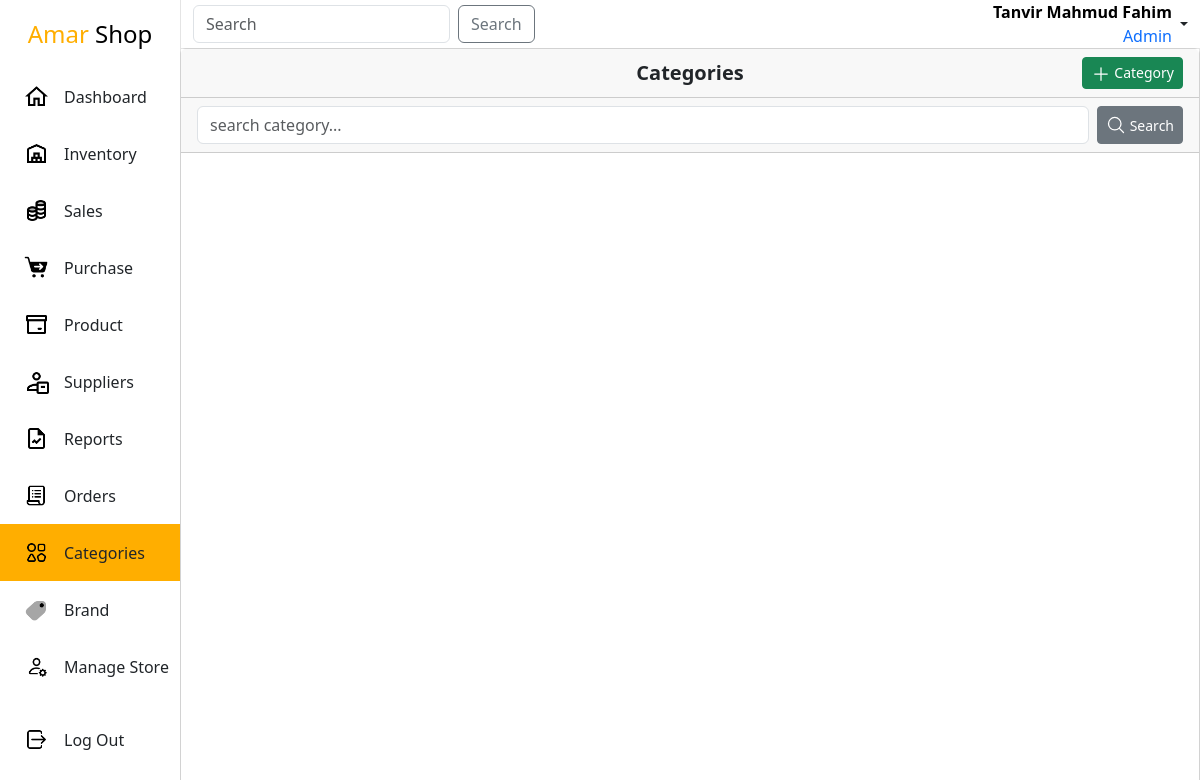
The page /admin-panel/category/ (signed in) on the database as committed earlier.
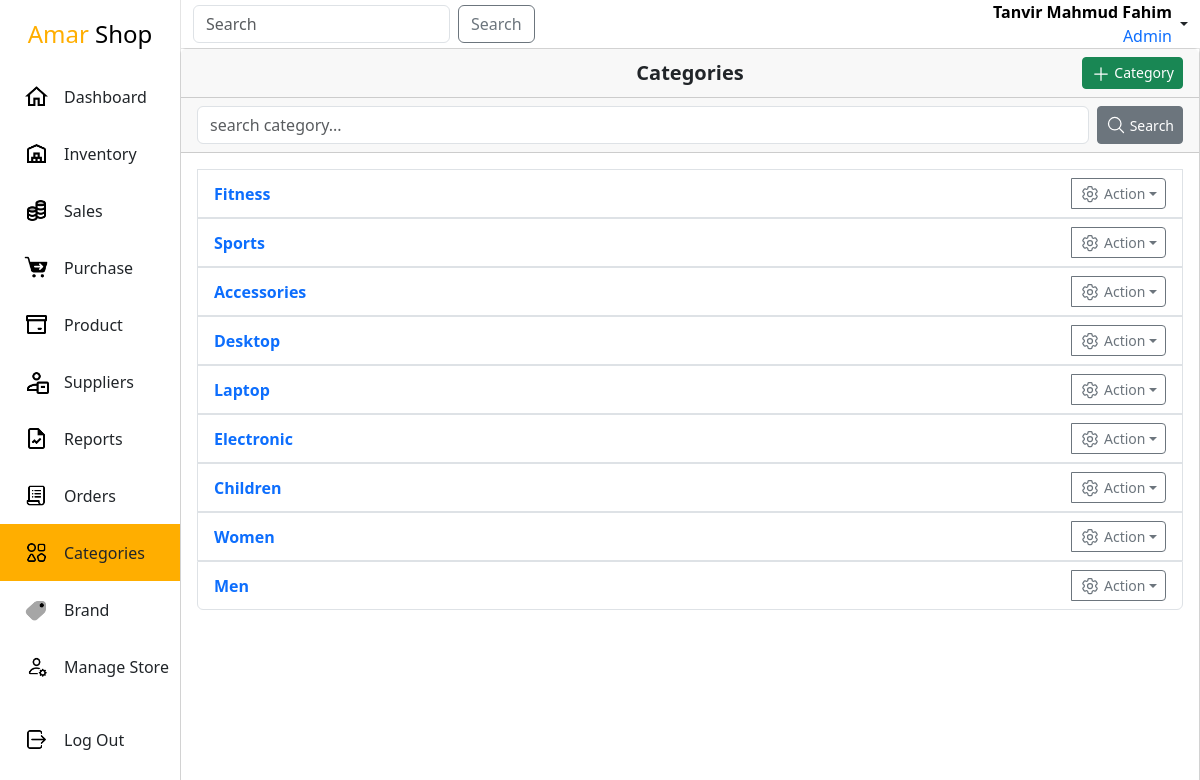
The same page on the database as committed later.
### app/models.py (models this page shows)
class Categories(models.Model):
    category = models.CharField(max_length=255, unique=True)
    class Meta:
        ordering = ['-id']
    def __str__(self):
        return self.category

### app/views.py (the view)
# urls.py: path('category/', CategoryView.as_view(), name='category-list'),
class CategoryView(SuperuserRequiredMixin,CreateView):
    model = Categories
    form_class = CategoryForm
    template_name = 'inventory/category/category.html'
    success_url = reverse_lazy('category-list')
    def get_context_data(self, **kwargs):
        context = super().get_context_data(**kwargs)
        categories = self.model.objects.all()
        search_query = self.request.GET.get('q', None)
        if search_query:
            categories = categories.filter(category__icontains=search_query)
        context['categories'] = categories
        return context

### app/forms.py
class CategoryForm(forms.ModelForm):
    class Meta:
        model = Categories
        fields = '__all__'

### app/views.py (called while the page is built)
    def test_func(self):
        if self.request.user.is_superuser:
            return self.request.user.is_superuser
        if self.request.user.is_staff:
            return self.request.user.is_staff

### templates/inventory/category/category.html (shortened to what this page needs)
{% extends "Layout.html" %}
{% load static %}
{%block link%}
    <link rel="stylesheet" href="{%static 'css/inventory.css'%}">
{%endblock link%}
{%block main%}
<div class="inventory">
    <div class="card height-100">
        <div class="sticky-top bg-white">
            <div class="card-header d-flex justify-content-end align-items-center position-relative">
                <div class="fs-5 fw-bold position-absolute top-50 start-50 translate-middle">Categories</div>
                <button type="button" class="btn btn-success btn-sm align-middle" data-bs-toggle="modal" data-bs-target="#exampleModal">
                    <svg xmlns="http://www.w3.org/2000/svg" fill="none" viewBox="0 0 24 24" stroke-width="1.5" stroke="currentColor" height="20px" width="20px">
                        <path stroke-linecap="round" stroke-linejoin="round" d="M12 4.5v15m7.5-7.5h-15" />
                    </svg>
                    Category
                </button>
            </div>
            <div class="card-header">
                <div>
                    <form method="get" action="{%url 'category-list'%}" class="d-flex">
                        <input class="form-control" type="text" name="q" placeholder="search category...">
                        <button class="ms-2 btn btn-sm btn-secondary d-flex align-items-center" type="submit">
                            <svg xmlns="http://www.w3.org/2000/svg" fill="none" viewBox="0 0 24 24" stroke-width="1.5" stroke="currentColor" heigth="20px" width="20px">
                                <path stroke-linecap="round" stroke-linejoin="round" d="m21 21-5.197-5.197m0 0A7.5 7.5 0 1 0 5.196 5.196a7.5 7.5 0 0 0 10.607 10.607Z" />
                            </svg>
                            <div class="ms-1">Search</div>
                        </button>
                    </form>
                </div>
            </div>
        </div>
        <div class="card-body overflow-scroll">
            <ul class="list-group">
                {%for category in categories%}
                <a href="{%url 'sub-categories' category%}">
                    <li class="list-group-item list-group-item-action d-flex justify-content-between align-items-center">
                        <div class="fw-bold text-primary">{{category}}</div>
                        <div class="btn-group">
                            <a class="btn btn-outline-secondary btn-sm d-flex align-items-center dropdown-toggle" type="button" data-bs-toggle="dropdown" aria-expanded="false">
                                <div class="ms-1">Action</div>
                            </a>
                        </div>
                    </li>
                </a>
                {%endfor%}
            </ul>
        </div>
    </div>
</div>
{%endblock main%}

Rows that differ between the two databases and show on the page:
added Categories: category "Fitness"
added Categories: category "Sports"
added Categories: category "Accessories"
added Categories: category "Desktop"
added Categories: category "Laptop"
added Categories: category "Electronic"
added Categories: category "Children"
added Categories: category "Women"
added Categories: category "Men"
